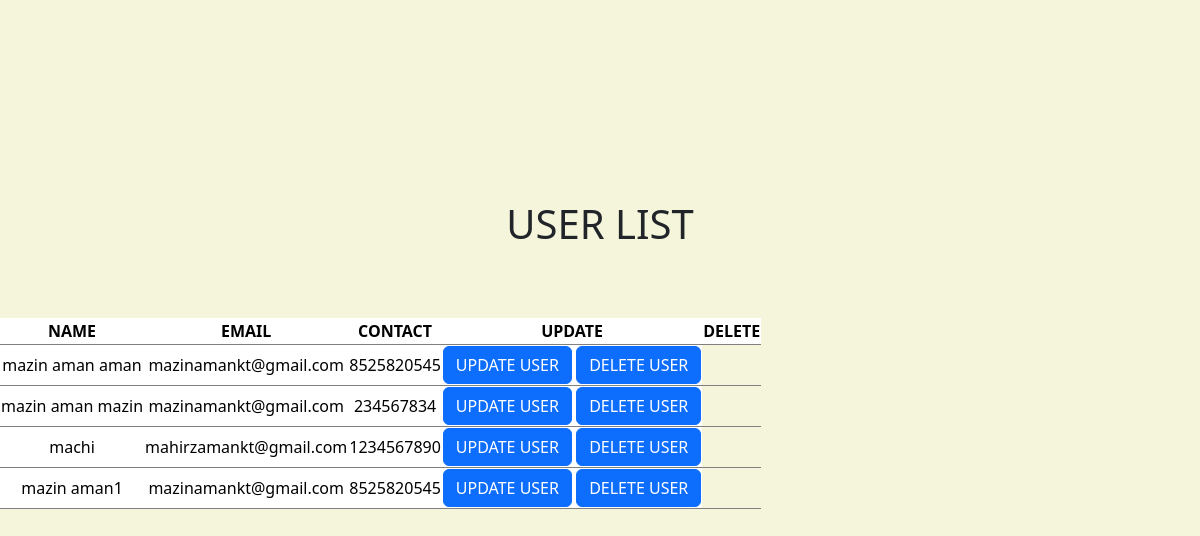
The page /adduserform/ on the database its author committed.
### crudapp/models.py (models this page shows)
class usermodel(models.Model):
    name = models.CharField(max_length = 100)
    email = models.EmailField()
    contact = models.IntegerField()

### crudapp/views.py (the view)
# urls.py: path('adduserform/',adduserform),
def adduserform(request):
    a = usermodel.objects.all()
    id2 = []
    name = []
    email = []
    contact = []
    for i in a:
        d = i.id
        id2.append(d)
        nm = i.name
        name.append(nm)
        eml = i.email
        email.append(eml)
        cont = i.contact
        contact.append(cont)
    ilist = zip( name, email, contact, id2)
    return render(request,'adduserform.html', {'list': ilist})

### crudapp/templates/adduserform.html (shortened to what this page needs)
<!DOCTYPE html>
<html lang="en">
<head>
    <link href="https://cdn.jsdelivr.net/npm/bootstrap@5.3.3/dist/css/bootstrap.min.css" rel="stylesheet">
</head>
    {% load static %}
<body>
    <div class="userlist">
    <h1>USER LIST</h1>
<div class="table">
    <table >
        <thead>
            <tr>
                <th>NAME</th>
                <th>EMAIL</th>
                <th>CONTACT</th>
                <th>UPDATE</th>
                <th>DELETE</th>
            </tr>
        </thead>
        <tbody>
            {% for name, email, contact, id in list %}
            <tr>
                <td>{{ name }}</td>
                <td>{{ email }}</td>
                <td>{{ contact }}</td>
                <td>
                    <a href="/edituser/{{id}}" class="btn btn-primary">UPDATE USER</a>
                    <a href="/deleteuser/{{id}}" class="btn btn-primary">DELETE USER</a>
                </td>
            </tr>
            {% endfor %}
        </tbody>
    </table>
</div>
</div>
</body>
</html>

### crudapp/templates/adduserform.html (style rules this page uses)
body { background-color: beige; }
.userlist { text-align: center; margin-top: 200px; }
.table { margin-top: 70px; text-align: center; }

### rows shown on the page
usermodel: list "mazin aman aman", list "mazinamankt@gmail.com"
usermodel: list "mazin aman mazin", list "mazinamankt@gmail.com"
usermodel: list "machi", list "mahirzamankt@gmail.com"
usermodel: list "mazin aman1", list "mazinamankt@gmail.com"

### other values the page prints
{{ contact }} "8525820545" "234567834" "1234567890" "8525820545"
